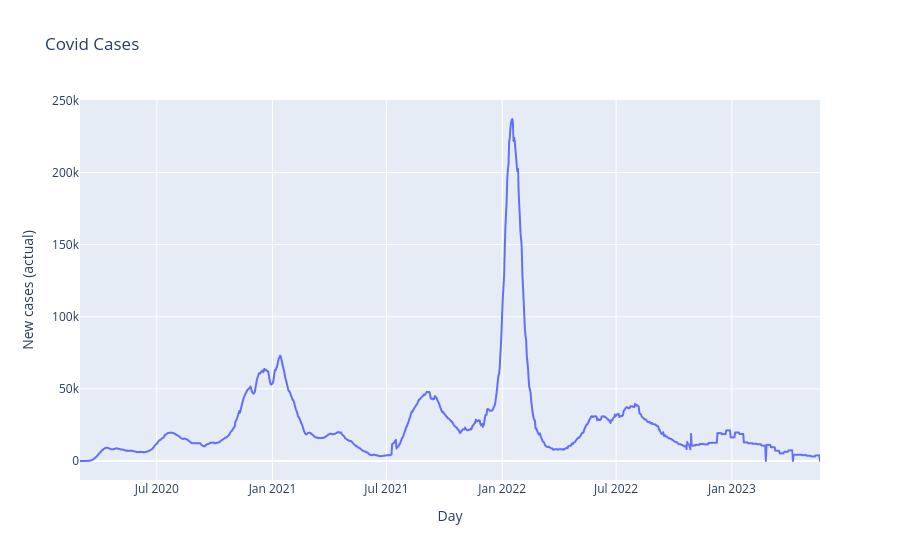

Notebook code for this chart:
### Code cell
#plot chart

fig = px.line(covid, x='Day', y='New cases (actual)', title='Covid Cases')
#fig.update_layout(xaxis_title='Month/Year', yaxis_title='Revuenue per mile(Millions)', 
#                  width=800,  height=600,)


fig.show()

### Figure 1 — Plotly figure (JSON) as saved in the notebook; plotly's stock layout.template omitted (floating-point values rounded to 4 significant figures; data arrays with more than 128 entries replaced by an {"elided": "..."} marker saying what was removed)
{"data": [{"hovertemplate": "Day=%{x}<br>New cases (actual)=%{y}<extra></extra>", "legendgroup": "", "line": {"color": "#636efa", "dash": "solid"}, "marker": {"symbol": "circle"}, "mode": "lines", "name": "", "showlegend": false, "type": "scattergl", "x": {"elided": "1177 str values"}, "xaxis": "x", "y": {"elided": "1177 float values"}, "yaxis": "y"}], "layout": {"legend": {"tracegroupgap": 0}, "title": {"text": "Covid Cases"}, "xaxis": {"anchor": "y", "domain": [0, 1], "title": {"text": "Day"}}, "yaxis": {"anchor": "x", "domain": [0, 1], "title": {"text": "New cases (actual)"}}}}
